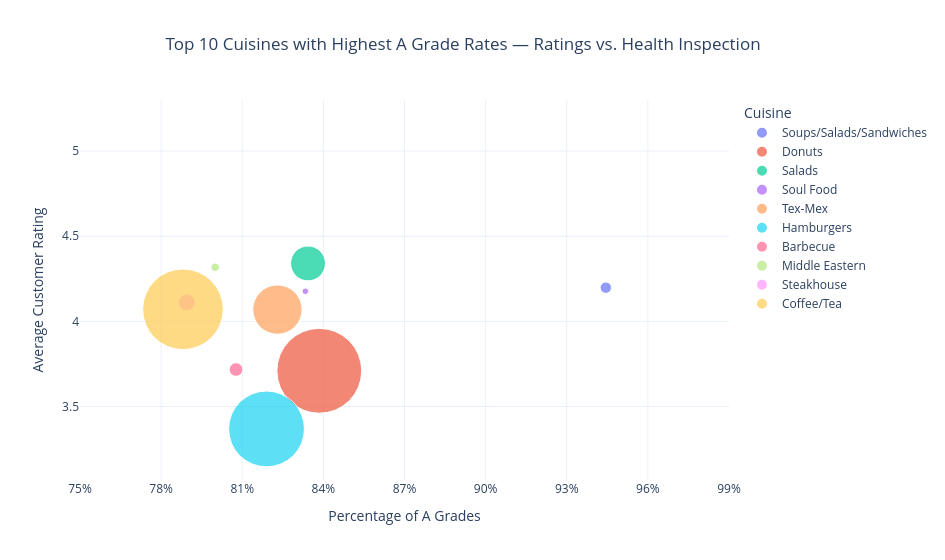
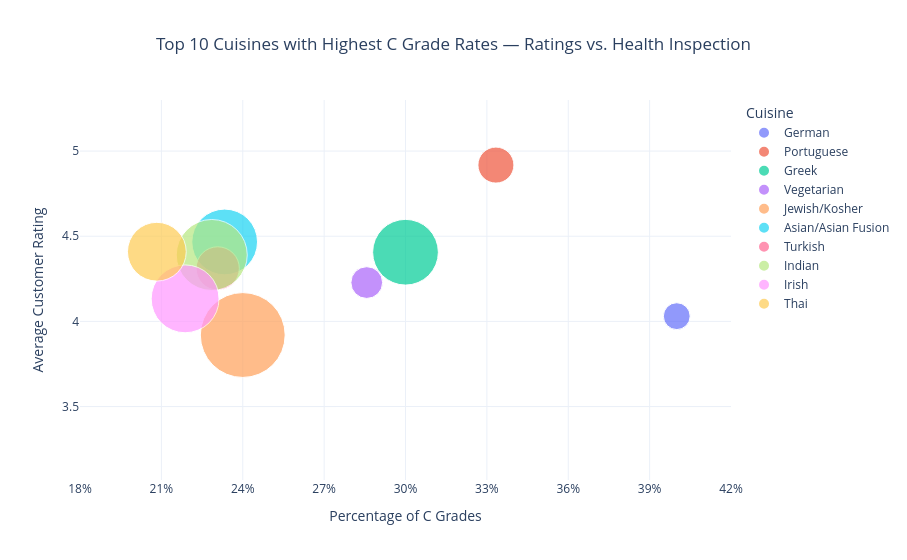

Notebook code for these charts, in order:
### Code cell
import plotly.express as px
# make y-range similar for both plots
y_min = min(cuisine_final_A['avg_rating'].min(), cuisine_final_C['avg_rating'].min())-0.3
y_max = 5+0.3

# Plot Grade A
fig_a = px.scatter(
    cuisine_final_A,
    x='Pct_A',
    y='avg_rating',
    size='Total Inspections',
    color='Cuisine',
    size_max=60,
    title='Top 10 Cuisines with Highest A Grade Rates — Ratings vs. Health Inspection'
)

# Assign correct customdata and hovertemplate for each trace
for trace in fig_a.data:
    cuisine = trace.name
    subset = cuisine_final_A[cuisine_final_A['Cuisine'] == cuisine]

    trace.customdata = subset[['Cuisine', 'Pct_A', 'avg_rating', 'Total Inspections']].values
    trace.hovertemplate = (
        'Cuisine: %{customdata[0]}<br>' +
        'Percentage of A Grades: %{customdata[1]:.2%}<br>' +
        'Average Customer Rating: %{customdata[2]:.2f}<br>' +
        'Total Inspections: %{customdata[3]:,.0f}<extra></extra>'
    )

# Layout styling
fig_a.update_layout(
    width=945,
    template='plotly_white',
    title_x=0.49,
    xaxis_title='Percentage of A Grades',
    yaxis_title='Average Customer Rating',
    yaxis=dict(range=[y_min, y_max]),
    legend=dict(
    x=1.02,
    y=1,
    xanchor='left',
    yanchor='top'
)
)

# alter x-range so the two plots line up
fig_a.update_xaxes(
    tickformat=".0%",
    dtick=0.03,
    range=[0.75, 0.99]
)

fig_a.show()


# Plot Grade C
import plotly.express as px

# Build the scatter plot
fig_c = px.scatter(
    cuisine_final_C,
    x='Pct_C',
    y='avg_rating',
    size='Total Inspections',
    color='Cuisine',
    size_max=60,
    title='Top 10 Cuisines with Highest C Grade Rates — Ratings vs. Health Inspection'
)

# Assign correct customdata and hovertemplate for each trace
for trace in fig_c.data:
    cuisine = trace.name
    subset = cuisine_final_C[cuisine_final_C['Cuisine'] == cuisine]

    trace.customdata = subset[['Cuisine', 'Pct_C', 'avg_rating', 'Total Inspections']].values
    trace.hovertemplate = (
        'Cuisine: %{customdata[0]}<br>' +
        'Percentage of C Grades: %{customdata[1]:.2%}<br>' +
        'Average Customer Rating: %{customdata[2]:.2f}<br>' +
        'Total Inspections: %{customdata[3]:,.0f}<extra></extra>'
    )

# Layout styling
fig_c.update_layout(
    width=907,
    template='plotly_white',
    title_x=0.5,
    xaxis_title='Percentage of C Grades',
    yaxis_title='Average Customer Rating',
    yaxis=dict(range=[y_min, y_max]),
    legend=dict(
    x=1.02,
    y=1,
    xanchor='left',
    yanchor='top'
)
)
# alter x-range so the two plots line up
fig_c.update_xaxes(
    tickformat=".0%",
    dtick=0.03,
    range=[0.18, 0.42]
)
fig_c.show()

#save both to html
fig_a.write_html("top_cuisines_A.html")
fig_c.write_html("top_cuisines_C.html")

### Figure 1 — Plotly figure (JSON) as saved in the notebook; plotly's stock layout.template omitted (floating-point values rounded to 4 significant figures)
{"data": [{"customdata": [["Soups/Salads/Sandwiches", 0.9444, 4.198, 18]], "hovertemplate": "Cuisine: %{customdata[0]}<br>Percentage of A Grades: %{customdata[1]:.2%}<br>Average Customer Rating: %{customdata[2]:.2f}<br>Total Inspections: %{customdata[3]:,.0f}<extra></extra>", "legendgroup": "Soups/Salads/Sandwiches", "marker": {"color": "#636efa", "size": [18], "sizemode": "area", "sizeref": 0.2786, "symbol": "circle"}, "mode": "markers", "name": "Soups/Salads/Sandwiches", "orientation": "v", "showlegend": true, "type": "scatter", "x": [0.9444], "xaxis": "x", "y": [4.198], "yaxis": "y"}, {"customdata": [["Donuts", 0.8385, 3.71, 1003]], "hovertemplate": "Cuisine: %{customdata[0]}<br>Percentage of A Grades: %{customdata[1]:.2%}<br>Average Customer Rating: %{customdata[2]:.2f}<br>Total Inspections: %{customdata[3]:,.0f}<extra></extra>", "legendgroup": "Donuts", "marker": {"color": "#EF553B", "size": [1003], "sizemode": "area", "sizeref": 0.2786, "symbol": "circle"}, "mode": "markers", "name": "Donuts", "orientation": "v", "showlegend": true, "type": "scatter", "x": [0.8385], "xaxis": "x", "y": [3.71], "yaxis": "y"}, {"customdata": [["Salads", 0.8343, 4.34, 169]], "hovertemplate": "Cuisine: %{customdata[0]}<br>Percentage of A Grades: %{customdata[1]:.2%}<br>Average Customer Rating: %{customdata[2]:.2f}<br>Total Inspections: %{customdata[3]:,.0f}<extra></extra>", "legendgroup": "Salads", "marker": {"color": "#00cc96", "size": [169], "sizemode": "area", "sizeref": 0.2786, "symbol": "circle"}, "mode": "markers", "name": "Salads", "orientation": "v", "showlegend": true, "type": "scatter", "x": [0.8343], "xaxis": "x", "y": [4.34], "yaxis": "y"}, {"customdata": [["Soul Food", 0.8333, 4.177, 6]], "hovertemplate": "Cuisine: %{customdata[0]}<br>Percentage of A Grades: %{customdata[1]:.2%}<br>Average Customer Rating: %{customdata[2]:.2f}<br>Total Inspections: %{customdata[3]:,.0f}<extra></extra>", "legendgroup": "Soul Food", "marker": {"color": "#ab63fa", "size": [6], "sizemode": "area", "sizeref": 0.2786, "symbol": "circle"}, "mode": "markers", "name": "Soul Food", "orientation": "v", "showlegend": true, "type": "scatter", "x": [0.8333], "xaxis": "x", "y": [4.177], "yaxis": "y"}, {"customdata": [["Tex-Mex", 0.823, 4.069, 339]], "hovertemplate": "Cuisine: %{customdata[0]}<br>Percentage of A Grades: %{customdata[1]:.2%}<br>Average Customer Rating: %{customdata[2]:.2f}<br>Total Inspections: %{customdata[3]:,.0f}<extra></extra>", "legendgroup": "Tex-Mex", "marker": {"color": "#FFA15A", "size": [339], "sizemode": "area", "sizeref": 0.2786, "symbol": "circle"}, "mode": "markers", "name": "Tex-Mex", "orientation": "v", "showlegend": true, "type": "scatter", "x": [0.823], "xaxis": "x", "y": [4.069], "yaxis": "y"}, {"customdata": [["Hamburgers", 0.819, 3.369, 801]], "hovertemplate": "Cuisine: %{customdata[0]}<br>Percentage of A Grades: %{customdata[1]:.2%}<br>Average Customer Rating: %{customdata[2]:.2f}<br>Total Inspections: %{customdata[3]:,.0f}<extra></extra>", "legendgroup": "Hamburgers", "marker": {"color": "#19d3f3", "size": [801], "sizemode": "area", "sizeref": 0.2786, "symbol": "circle"}, "mode": "markers", "name": "Hamburgers", "orientation": "v", "showlegend": true, "type": "scatter", "x": [0.819], "xaxis": "x", "y": [3.369], "yaxis": "y"}, {"customdata": [["Barbecue", 0.8077, 3.717, 26]], "hovertemplate": "Cuisine: %{customdata[0]}<br>Percentage of A Grades: %{customdata[1]:.2%}<br>Average Customer Rating: %{customdata[2]:.2f}<br>Total Inspections: %{customdata[3]:,.0f}<extra></extra>", "legendgroup": "Barbecue", "marker": {"color": "#FF6692", "size": [26], "sizemode": "area", "sizeref": 0.2786, "symbol": "circle"}, "mode": "markers", "name": "Barbecue", "orientation": "v", "showlegend": true, "type": "scatter", "x": [0.8077], "xaxis": "x", "y": [3.717], "yaxis": "y"}, {"customdata": [["Middle Eastern", 0.8, 4.318, 10]], "hovertemplate": "Cuisine: %{customdata[0]}<br>Percentage of A Grades: %{customdata[1]:.2%}<br>Average Customer Rating: %{customdata[2]:.2f}<br>Total Inspections: %{customdata[3]:,.0f}<extra></extra>", "legendgroup": "Middle Eastern", "marker": {"color": "#B6E880", "size": [10], "sizemode": "area", "sizeref": 0.2786, "symbol": "circle"}, "mode": "markers", "name": "Middle Eastern", "orientation": "v", "showlegend": true, "type": "scatter", "x": [0.8], "xaxis": "x", "y": [4.318], "yaxis": "y"}, {"customdata": [["Steakhouse", 0.7895, 4.112, 38]], "hovertemplate": "Cuisine: %{customdata[0]}<br>Percentage of A Grades: %{customdata[1]:.2%}<br>Average Customer Rating: %{customdata[2]:.2f}<br>Total Inspections: %{customdata[3]:,.0f}<extra></extra>", "legendgroup": "Steakhouse", "marker": {"color": "#FF97FF", "size": [38], "sizemode": "area", "sizeref": 0.2786, "symbol": "circle"}, "mode": "markers", "name": "Steakhouse", "orientation": "v", "showlegend": true, "type": "scatter", "x": [0.7895], "xaxis": "x", "y": [4.112], "yaxis": "y"}, {"customdata": [["Coffee/Tea", 0.7881, 4.071, 906]], "hovertemplate": "Cuisine: %{customdata[0]}<br>Percentage of A Grades: %{customdata[1]:.2%}<br>Average Customer Rating: %{customdata[2]:.2f}<br>Total Inspections: %{customdata[3]:,.0f}<extra></extra>", "legendgroup": "Coffee/Tea", "marker": {"color": "#FECB52", "size": [906], "sizemode": "area", "sizeref": 0.2786, "symbol": "circle"}, "mode": "markers", "name": "Coffee/Tea", "orientation": "v", "showlegend": true, "type": "scatter", "x": [0.7881], "xaxis": "x", "y": [4.071], "yaxis": "y"}], "layout": {"legend": {"itemsizing": "constant", "title": {"text": "Cuisine"}, "tracegroupgap": 0, "x": 1.02, "xanchor": "left", "y": 1, "yanchor": "top"}, "title": {"text": "Top 10 Cuisines with Highest A Grade Rates — Ratings vs. Health Inspection", "x": 0.49}, "width": 945, "xaxis": {"anchor": "y", "domain": [0, 1], "dtick": 0.03, "range": [0.75, 0.99], "tickformat": ".0%", "title": {"text": "Percentage of A Grades"}}, "yaxis": {"anchor": "x", "domain": [0, 1], "range": [3.069, 5.3], "title": {"text": "Average Customer Rating"}}}}

### Figure 2 — Plotly figure (JSON) as saved in the notebook; plotly's stock layout.template omitted (floating-point values rounded to 4 significant figures)
{"data": [{"customdata": [["German", 0.4, 4.031, 5]], "hovertemplate": "Cuisine: %{customdata[0]}<br>Percentage of C Grades: %{customdata[1]:.2%}<br>Average Customer Rating: %{customdata[2]:.2f}<br>Total Inspections: %{customdata[3]:,.0f}<extra></extra>", "legendgroup": "German", "marker": {"color": "#636efa", "size": [5], "sizemode": "area", "sizeref": 0.01389, "symbol": "circle"}, "mode": "markers", "name": "German", "orientation": "v", "showlegend": true, "type": "scatter", "x": [0.4], "xaxis": "x", "y": [4.031], "yaxis": "y"}, {"customdata": [["Portuguese", 0.3333, 4.918, 9]], "hovertemplate": "Cuisine: %{customdata[0]}<br>Percentage of C Grades: %{customdata[1]:.2%}<br>Average Customer Rating: %{customdata[2]:.2f}<br>Total Inspections: %{customdata[3]:,.0f}<extra></extra>", "legendgroup": "Portuguese", "marker": {"color": "#EF553B", "size": [9], "sizemode": "area", "sizeref": 0.01389, "symbol": "circle"}, "mode": "markers", "name": "Portuguese", "orientation": "v", "showlegend": true, "type": "scatter", "x": [0.3333], "xaxis": "x", "y": [4.918], "yaxis": "y"}, {"customdata": [["Greek", 0.3, 4.406, 30]], "hovertemplate": "Cuisine: %{customdata[0]}<br>Percentage of C Grades: %{customdata[1]:.2%}<br>Average Customer Rating: %{customdata[2]:.2f}<br>Total Inspections: %{customdata[3]:,.0f}<extra></extra>", "legendgroup": "Greek", "marker": {"color": "#00cc96", "size": [30], "sizemode": "area", "sizeref": 0.01389, "symbol": "circle"}, "mode": "markers", "name": "Greek", "orientation": "v", "showlegend": true, "type": "scatter", "x": [0.3], "xaxis": "x", "y": [4.406], "yaxis": "y"}, {"customdata": [["Vegetarian", 0.2857, 4.228, 7]], "hovertemplate": "Cuisine: %{customdata[0]}<br>Percentage of C Grades: %{customdata[1]:.2%}<br>Average Customer Rating: %{customdata[2]:.2f}<br>Total Inspections: %{customdata[3]:,.0f}<extra></extra>", "legendgroup": "Vegetarian", "marker": {"color": "#ab63fa", "size": [7], "sizemode": "area", "sizeref": 0.01389, "symbol": "circle"}, "mode": "markers", "name": "Vegetarian", "orientation": "v", "showlegend": true, "type": "scatter", "x": [0.2857], "xaxis": "x", "y": [4.228], "yaxis": "y"}, {"customdata": [["Jewish/Kosher", 0.24, 3.92, 50]], "hovertemplate": "Cuisine: %{customdata[0]}<br>Percentage of C Grades: %{customdata[1]:.2%}<br>Average Customer Rating: %{customdata[2]:.2f}<br>Total Inspections: %{customdata[3]:,.0f}<extra></extra>", "legendgroup": "Jewish/Kosher", "marker": {"color": "#FFA15A", "size": [50], "sizemode": "area", "sizeref": 0.01389, "symbol": "circle"}, "mode": "markers", "name": "Jewish/Kosher", "orientation": "v", "showlegend": true, "type": "scatter", "x": [0.24], "xaxis": "x", "y": [3.92], "yaxis": "y"}, {"customdata": [["Asian/Asian Fusion", 0.2333, 4.467, 30]], "hovertemplate": "Cuisine: %{customdata[0]}<br>Percentage of C Grades: %{customdata[1]:.2%}<br>Average Customer Rating: %{customdata[2]:.2f}<br>Total Inspections: %{customdata[3]:,.0f}<extra></extra>", "legendgroup": "Asian/Asian Fusion", "marker": {"color": "#19d3f3", "size": [30], "sizemode": "area", "sizeref": 0.01389, "symbol": "circle"}, "mode": "markers", "name": "Asian/Asian Fusion", "orientation": "v", "showlegend": true, "type": "scatter", "x": [0.2333], "xaxis": "x", "y": [4.467], "yaxis": "y"}, {"customdata": [["Turkish", 0.2308, 4.311, 13]], "hovertemplate": "Cuisine: %{customdata[0]}<br>Percentage of C Grades: %{customdata[1]:.2%}<br>Average Customer Rating: %{customdata[2]:.2f}<br>Total Inspections: %{customdata[3]:,.0f}<extra></extra>", "legendgroup": "Turkish", "marker": {"color": "#FF6692", "size": [13], "sizemode": "area", "sizeref": 0.01389, "symbol": "circle"}, "mode": "markers", "name": "Turkish", "orientation": "v", "showlegend": true, "type": "scatter", "x": [0.2308], "xaxis": "x", "y": [4.311], "yaxis": "y"}, {"customdata": [["Indian", 0.2286, 4.39, 35]], "hovertemplate": "Cuisine: %{customdata[0]}<br>Percentage of C Grades: %{customdata[1]:.2%}<br>Average Customer Rating: %{customdata[2]:.2f}<br>Total Inspections: %{customdata[3]:,.0f}<extra></extra>", "legendgroup": "Indian", "marker": {"color": "#B6E880", "size": [35], "sizemode": "area", "sizeref": 0.01389, "symbol": "circle"}, "mode": "markers", "name": "Indian", "orientation": "v", "showlegend": true, "type": "scatter", "x": [0.2286], "xaxis": "x", "y": [4.39], "yaxis": "y"}, {"customdata": [["Irish", 0.2188, 4.132, 32]], "hovertemplate": "Cuisine: %{customdata[0]}<br>Percentage of C Grades: %{customdata[1]:.2%}<br>Average Customer Rating: %{customdata[2]:.2f}<br>Total Inspections: %{customdata[3]:,.0f}<extra></extra>", "legendgroup": "Irish", "marker": {"color": "#FF97FF", "size": [32], "sizemode": "area", "sizeref": 0.01389, "symbol": "circle"}, "mode": "markers", "name": "Irish", "orientation": "v", "showlegend": true, "type": "scatter", "x": [0.2188], "xaxis": "x", "y": [4.132], "yaxis": "y"}, {"customdata": [["Thai", 0.2083, 4.409, 24]], "hovertemplate": "Cuisine: %{customdata[0]}<br>Percentage of C Grades: %{customdata[1]:.2%}<br>Average Customer Rating: %{customdata[2]:.2f}<br>Total Inspections: %{customdata[3]:,.0f}<extra></extra>", "legendgroup": "Thai", "marker": {"color": "#FECB52", "size": [24], "sizemode": "area", "sizeref": 0.01389, "symbol": "circle"}, "mode": "markers", "name": "Thai", "orientation": "v", "showlegend": true, "type": "scatter", "x": [0.2083], "xaxis": "x", "y": [4.409], "yaxis": "y"}], "layout": {"legend": {"itemsizing": "constant", "title": {"text": "Cuisine"}, "tracegroupgap": 0, "x": 1.02, "xanchor": "left", "y": 1, "yanchor": "top"}, "title": {"text": "Top 10 Cuisines with Highest C Grade Rates — Ratings vs. Health Inspection", "x": 0.5}, "width": 907, "xaxis": {"anchor": "y", "domain": [0, 1], "dtick": 0.03, "range": [0.18, 0.42], "tickformat": ".0%", "title": {"text": "Percentage of C Grades"}}, "yaxis": {"anchor": "x", "domain": [0, 1], "range": [3.069, 5.3], "title": {"text": "Average Customer Rating"}}}}
